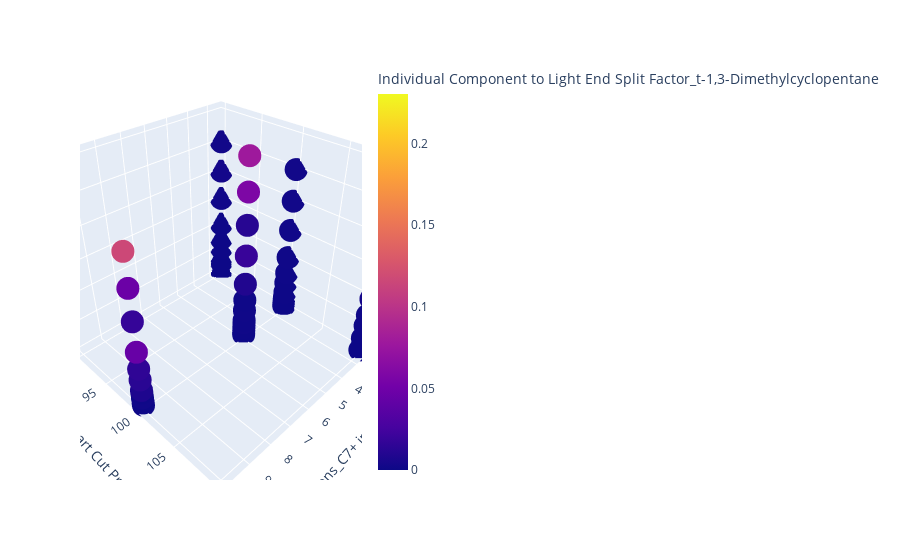

The notebook cell saved with this chart:
### Code cell
for _ in range(1):
    idx = np.random.randint(0,163)
    fig = px.scatter_3d(df.sample(1000), 
                        x = case_col[1], 
                        y = case_col[2], 
                        z = case_col[3],
                        color = s_col[idx])
    fig.show()

### Figure 1 — Plotly figure (JSON) as saved in the notebook; plotly's stock layout.template omitted (floating-point values rounded to 4 significant figures; data arrays with more than 128 entries replaced by an {"elided": "..."} marker saying what was removed)
{"data": [{"hoverlabel": {"namelength": 0}, "hovertemplate": "Case Conditions_C7+ in Light End (Input)=%{x}<br>Case Conditions_Heart Cut Prod. Rate (Input)=%{y}<br>Case Conditions_C6P- in Heart Cut (Input)=%{z}<br>Individual Component to Light End Split Factor_t-1,3-Dimethylcyclopentane=%{marker.color}", "legendgroup": "", "marker": {"color": {"elided": "1000 float values"}, "coloraxis": "coloraxis", "symbol": "circle"}, "mode": "markers", "name": "", "scene": "scene", "showlegend": false, "type": "scatter3d", "x": {"elided": "1000 float values"}, "y": {"elided": "1000 int values"}, "z": {"elided": "1000 float values"}}], "layout": {"coloraxis": {"colorbar": {"title": {"text": "Individual Component to Light End Split Factor_t-1,3-Dimethylcyclopentane"}}, "colorscale": [[0, "#0d0887"], [0.1111, "#46039f"], [0.2222, "#7201a8"], [0.3333, "#9c179e"], [0.4444, "#bd3786"], [0.5556, "#d8576b"], [0.6667, "#ed7953"], [0.7778, "#fb9f3a"], [0.8889, "#fdca26"], [1, "#f0f921"]]}, "legend": {"tracegroupgap": 0}, "margin": {"t": 60}, "scene": {"domain": {"x": [0, 1], "y": [0, 1]}, "xaxis": {"title": {"text": "Case Conditions_C7+ in Light End (Input)"}}, "yaxis": {"title": {"text": "Case Conditions_Heart Cut Prod. Rate (Input)"}}, "zaxis": {"title": {"text": "Case Conditions_C6P- in Heart Cut (Input)"}}}}}
